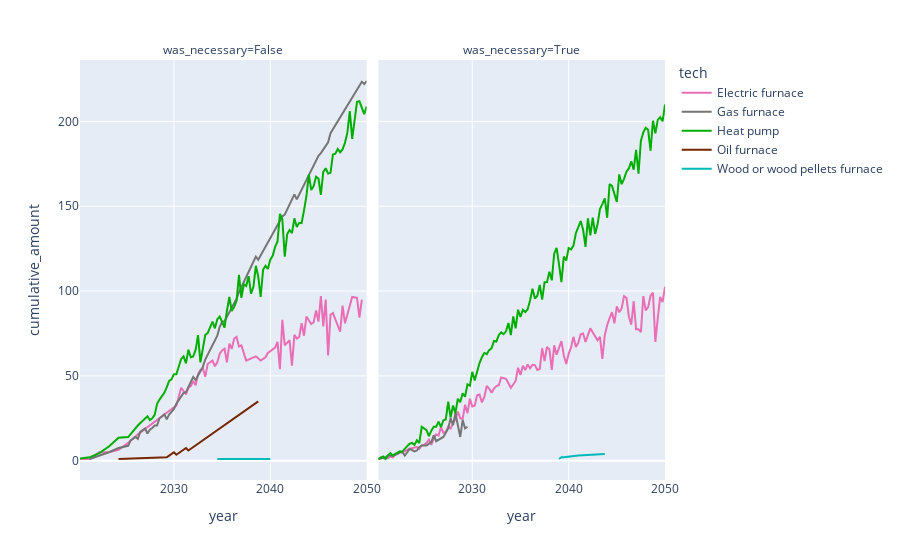

The notebook cell this image was saved under:
### Code cell
from config import TECHNOLOGY_COLORS
adopt_det_df =res.adoption_details_df.groupby(["year","tech","was_necessary"])["cumulative_amount"].mean().reset_index()
px.line(adopt_det_df, x="year", y="cumulative_amount", color="tech", facet_col="was_necessary", color_discrete_map=TECHNOLOGY_COLORS, template="plotly")
